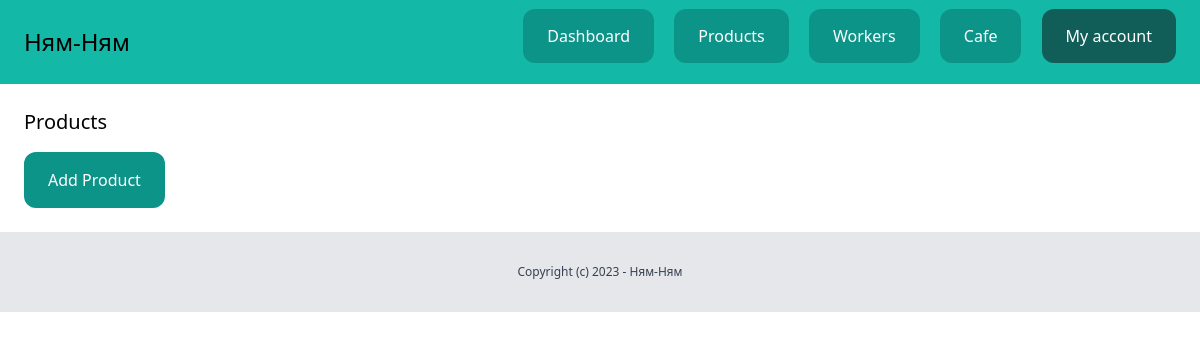
/dashboard/leads/ (signed in), run on an earlier commit of the app's database.
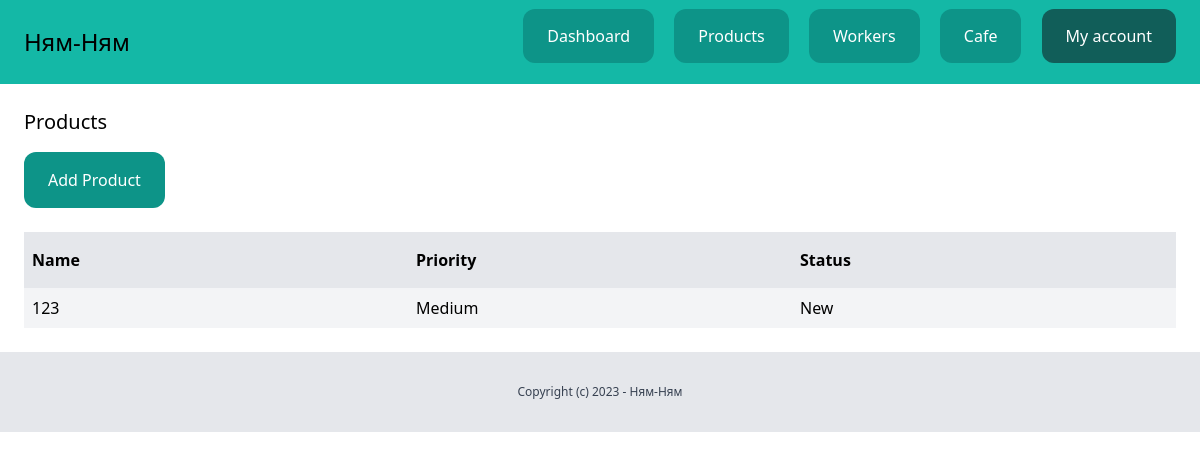
And on a later commit of the database.
### lead/models.py (models this page shows, shortened)
class Lead(models.Model):
    LOW = 'low'
    MEDIUM = 'medium'
    HIGH = 'high'
    CHOICES_PRIORITY = (
        (LOW, 'Low'),
        (MEDIUM, 'Medium'),
        (HIGH, 'High'),
    )
    NEW = 'new'
    CONTACTED = 'contacted'
    WON = 'won'
    LOST = 'lost'
    CHOICES_STATUS = (
        (NEW, 'New'),
        (CONTACTED, 'Contacted'),
        (WON, 'Won'),
        (LOST, 'Lost'),
    )
    team = models.ForeignKey(Team, related_name='leads', on_delete=models.CASCADE)
    name = models.CharField(max_length=255)
    email = models.EmailField()
    description = models.TextField(blank=True, null=True)
    priority = models.CharField(max_length=10, choices=CHOICES_PRIORITY, default=MEDIUM)
    status = models.CharField(max_length=10, choices=CHOICES_STATUS, default=NEW)
    converted_to_client = models.BooleanField(default=False)
    created_by = models.ForeignKey(User, related_name='leads', on_delete=models.CASCADE)
    created_at = models.DateTimeField(auto_now_add=True)
    modified_at = models.DateTimeField(auto_now=True)
    class Meta:
        ordering = ('name',)

### lead/views.py (the view)
# urls.py: path('', views.LeadListView.as_view(), name='list'),
class LeadListView(LoginRequiredMixin, ListView):
    model = Lead
    def get_queryset(self):
        queryset = super(LeadListView, self).get_queryset()
        team = self.request.user.userprofile.active_team
        return queryset.filter(team=team, converted_to_client=False)

### team/context_processors.py (called while the page is built)
def active_team(request):
    if request.user.is_authenticated:
        active_team = request.user.userprofile.get_active_team()
        if not active_team:
            active_team = Team.objects.filter(created_by=request.user)[0]
    else:
        active_team = None
    return {'active_team': active_team}

### userprofile/models.py (called while the page is built)
    def get_active_team(self):
        if self.active_team:
            return self.active_team
        else:
            return Team.objects.filter(members__in=[self.user.id]).first()

### lead/templates/lead/lead_list.html (shortened to what this page needs)
{% extends 'core/base.html' %}
{% block content %}
    <div class="py-6 px-6">
        <h1 class="mb-4 text-xl">Products</h1>
        <a href="{% url 'leads:add' %}" class="inline-block py-4 px-6 bg-teal-600 rounded-xl text-white">Add Product</a>
        {% if object_list %}
            <div class="mt-6 flex justify-between">
                <p class="py-4 px-2 bg-gray-200 font-semibold w-full">Name</p>
                <p class="py-4 px-2 bg-gray-200 font-semibold w-full">Priority</p>
                <p class="py-4 px-2 bg-gray-200 font-semibold w-full">Status</p>
            </div>
            {% for lead in object_list %}
                <div class="flex justify-between">
                    <p class="py-2 px-2 w-full {% cycle 'bg-gray-100' '' %}">
                        <a href="{% url 'leads:detail' lead.id %}">{{ lead.name }}</a>
                    </p>
                    <p class="py-2 px-2 w-full {% cycle 'bg-gray-100' '' %}">{{ lead.get_priority_display }}</p>
                    <p class="py-2 px-2 w-full {% cycle 'bg-gray-100' '' %}">{{ lead.get_status_display }}</p>
                </div>
            {% endfor %}
        {% endif %}
    </div>
{% endblock %}

What changed in the data, as far as the page shows it:
added Lead: name "123", priority "Medium", status "New"
Also different on the page:
text now shown: "Name Priority Status"
